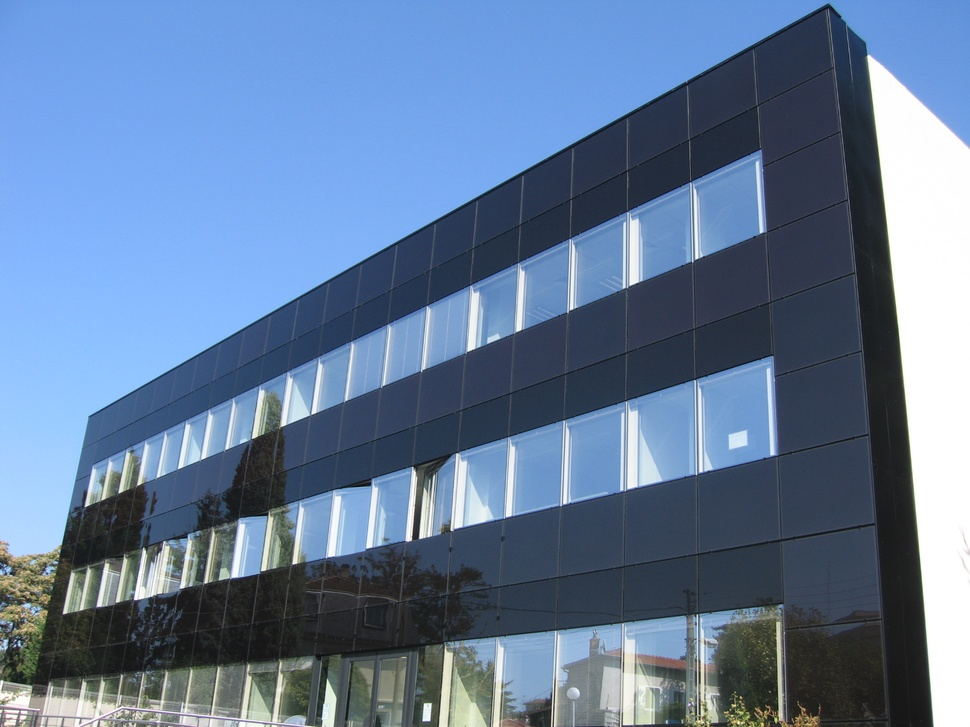
#> input picture ECE661-ComputerVision/hw3/given/HW3Pics/1.jpg, 970 x 727 px, shrunk from 2592 x 1944 before the run
$ python MySpecAnal.py ../../../../ECE661-ComputerVision/hw3/given/HW3Pics/1.jpg 5
#> lines starting #> are read from the running program, lines starting #| are printed output that depends on the picture
#!/usr/bin/env python3
# -*- coding: utf-8 -*-
"""
@author: rahul
course: ECE637-DIP-I
lab2- 2D Random Process
"""

import numpy as np                 # Numpy is a library support computation of large, multi-dimensional arrays and matrices.
from PIL import Image              # Python Imaging Library (abbreviated as PIL) is a free and open-source additional library for the Python programming language that adds support for opening, manipulating, and saving many different image file formats.
import matplotlib.pyplot as plt    # Matplotlib is a plotting library for the Python programming language.
import sys,os


def SpecAnal(x,cx,cy,block_size,base_name):
    i = cx
    j = cy
    N = block_size

    z = x[i:N+i, j:N+j]

    # Compute the power spectrum for the NxN region.
    Z = (1/N**2)*np.abs(np.fft.fft2(z))**2

    # Use fftshift to move the zero frequencies to the center of the plot.
    Z = np.fft.fftshift(Z)

    # Compute the logarithm of the Power Spectrum.
    Zabs = np.log(Z)

    # Plot the result using a 3-D mesh plot and label the x and y axises properly.
    fig = plt.figure()
    ax = fig.add_subplot(111, projection='3d')
    a = b = np.linspace(-np.pi, np.pi, num = N)
    X, Y = np.meshgrid(a, b)

    surf = ax.plot_surface(X, Y, Zabs, cmap=plt.cm.coolwarm)

    ax.set_xlabel('$\mu$ axis')
    ax.set_ylabel('$\\nu$ axis')
    ax.set_zlabel('Z Label')

    fig.colorbar(surf, shrink=0.5, aspect=5)

    plt.savefig('SpecAnal_'+base_name+'_'+str(block_size)+'.eps',format='eps')

def BetterSpecAnal(x,base_name):
    block_size=64
    h,w = x.shape
    cx=w//2; cy=h//2
    or_x = cx-5*(block_size//2)
    or_y = cy-5*(block_size//2)
    windows = []
    for i in range(5):
        for j in range(5):
            ul_x = or_x +i*block_size
            ul_y = or_y +j*block_size
            windows.append(x[ul_y:ul_y+block_size,ul_x:ul_x+block_size])
    W = np.hamming(block_size)
    W = np.outer(W,W)
    #multiply 2D hamming window
    windows = [w*W for w in windows]
    #compute squred DFT magnitude
    Z = [ (1/(block_size**2)*np.abs(np.fft.fft2(w))**2) for w in windows]
    Z = [np.fft.fftshift(z) for z in Z]
    Zabs = [np.log(z) for z in Z]
    #compute average
    av = np.zeros((block_size,block_size))
    for z in Zabs: av+=z
    av/=25

    # Plot the result using a 3-D mesh plot and label the x and y axises properly.
    fig = plt.figure()
    ax = fig.add_subplot(111, projection='3d')
    a = b = np.linspace(-np.pi, np.pi, num = block_size)
    X, Y = np.meshgrid(a, b)

    surf = ax.plot_surface(X, Y, av, cmap=plt.cm.coolwarm)
    ax.set_xlim(-1*np.pi,1*np.pi)
    ax.set_ylim(-1*np.pi,1*np.pi)
    ax.autoscale(enable=True,axis='z',tight=True)
    ax.set_xlabel('$\mu$ axis')
    ax.set_ylabel('$\\nu$ axis')
    ax.set_zlabel('Z Label')

    fig.colorbar(surf, shrink=0.5, aspect=5)
    plt.savefig('BetterSpecAnal_'+base_name+'.eps',format='eps')


if __name__=="__main__":
    # Read in a gray scale TIFF image.
    img_name=sys.argv[1]
    base_name=os.path.basename(img_name).split('.')[0]
    flag_betterspecanal = int(sys.argv[2])
    if(flag_betterspecanal==0):
        print('Enter BlockSize: ')
        block_size=int(input())

    im = Image.open(img_name)
#> im is the input picture: PIL image 970x727 RGB; mean R, G, B 100.2, 123.6, 154.5
    print('Read '+img_name)
    print('Image size: ', im.size)
#| Image size:  (970, 727)

    # Display image object by PIL.
    im.show(title='image')

    # Import Image Data into Numpy array.
    # The matrix x contains a 2-D array of 8-bit gray scale values.
    x = np.array(im)
    print('Data type: ', x.dtype)
#| Data type:  uint8

    # Display numpy array by matplotlib.
    plt.imshow(x, cmap=plt.cm.gray)
    plt.title('Image')

    # Set colorbar location. [left, bottom, width, height].
    cax =plt.axes([0.9, 0.15, 0.04, 0.7])
    plt.colorbar(cax=cax)
    plt.show()
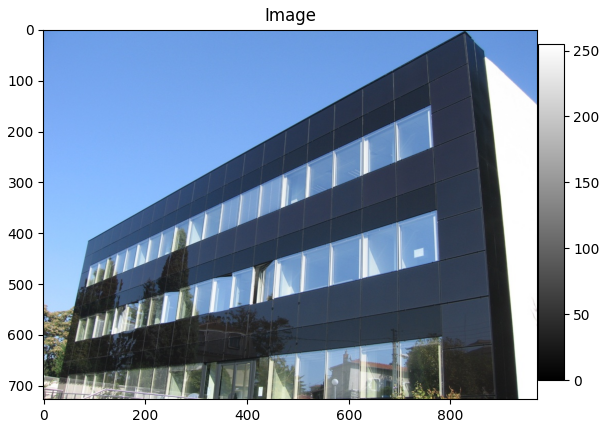
#> figure drawn by matplotlib, 2 panels

    x = np.double(x)/255.0
    if flag_betterspecanal==0:
        SpecAnal(x,99,99,block_size,base_name)
    else:
        BetterSpecAnal(x,base_name)
#> (the run stopped early here; a loop or call above may not have finished)

$ run again, on ECE661-ComputerVision/hw3/given/HW3Pics/4.jpg
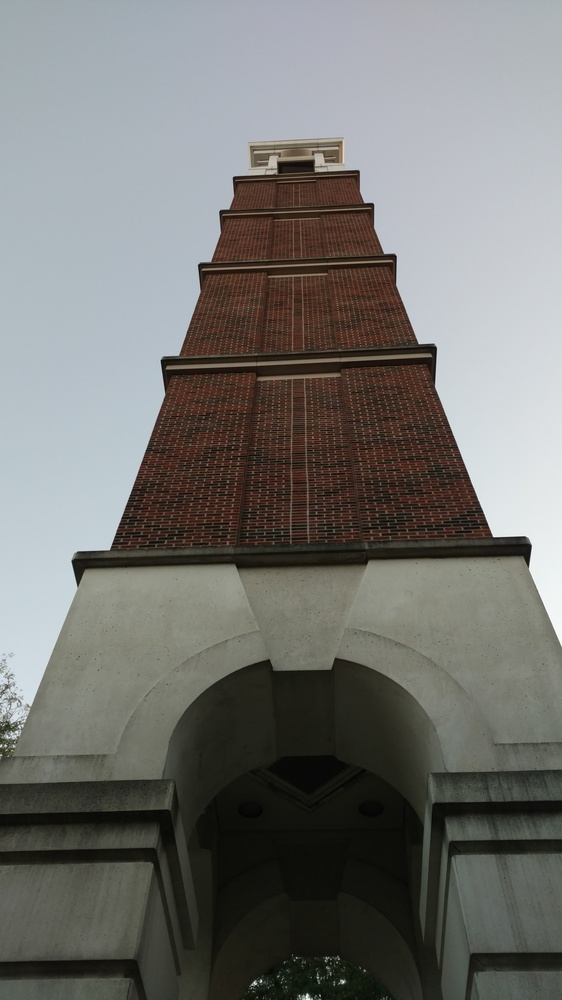
#> input picture ECE661-ComputerVision/hw3/given/HW3Pics/4.jpg, 562 x 1000 px, shrunk from 3006 x 5344 before the run
#> im is the input picture: PIL image 562x1000 RGB; mean R, G, B 116, 116.1, 113
#| Image size:  (562, 1000)
#| Data type:  uint8
#> `plt.show()`:
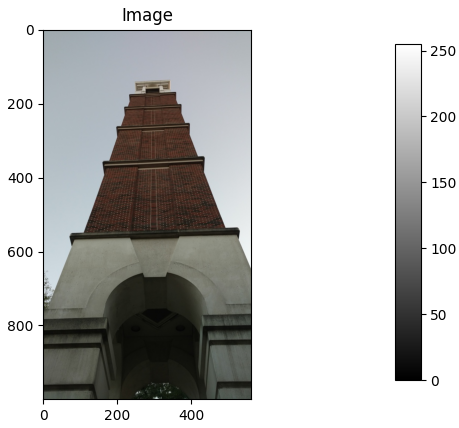
#> figure drawn by matplotlib, 2 panels

$ run again, on ECE661-ComputerVision/hw3/given/HW3Pics/7.jpg
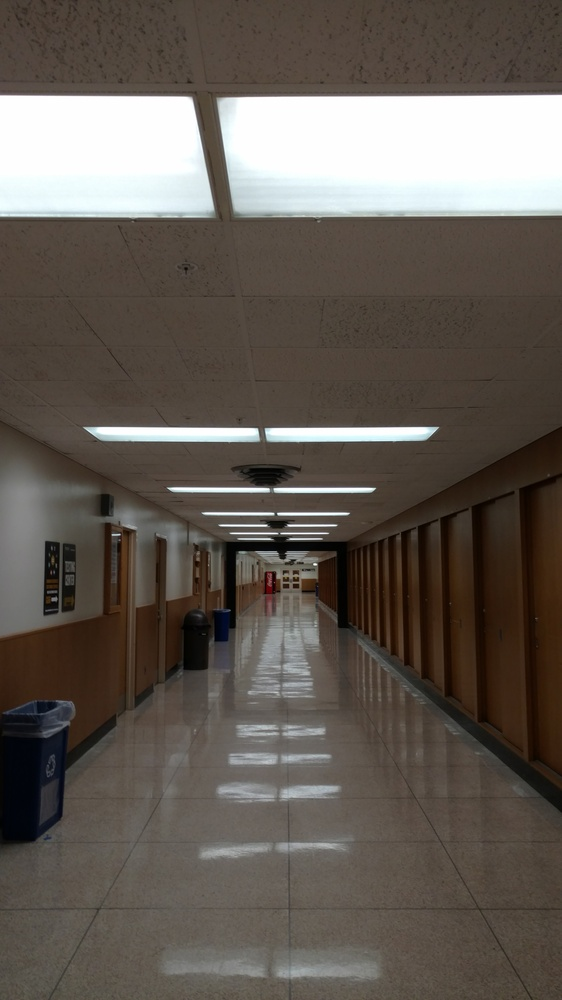
#> input picture ECE661-ComputerVision/hw3/given/HW3Pics/7.jpg, 562 x 1000 px, shrunk from 3006 x 5344 before the run
#> im is the input picture: PIL image 562x1000 RGB; mean R, G, B 99.3, 91.7, 84.3
#| Image size:  (562, 1000)
#| Data type:  uint8
#> `plt.show()`:
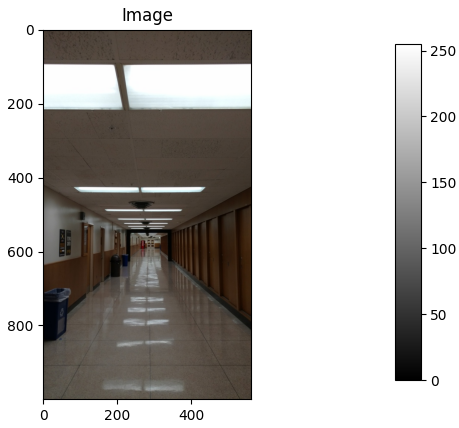
#> figure drawn by matplotlib, 2 panels

$ run again, on ECE661-ComputerVision/hw3/given/HW3Pics/8.jpg
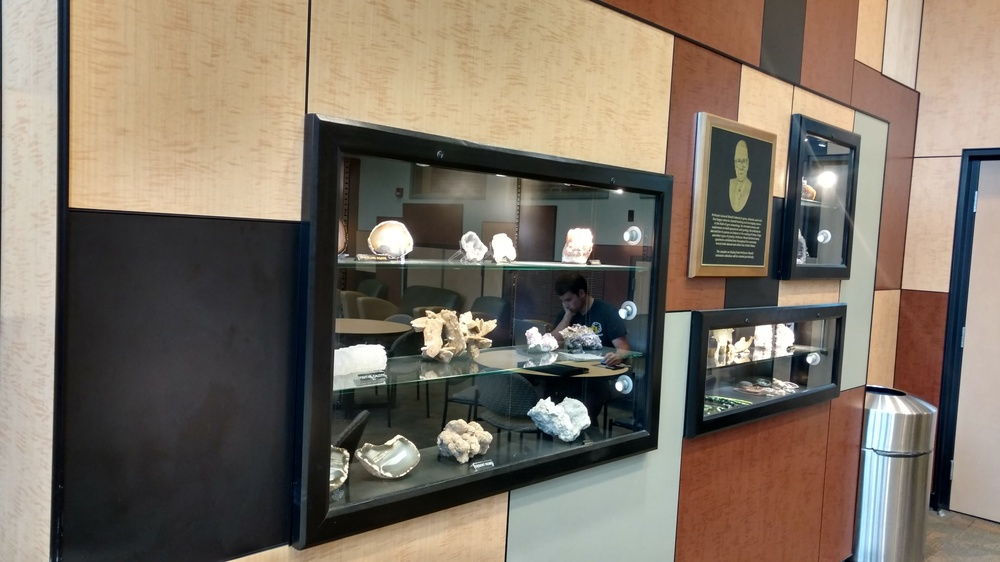
#> input picture ECE661-ComputerVision/hw3/given/HW3Pics/8.jpg, 1000 x 562 px, shrunk from 5344 x 3006 before the run
#> im is the input picture: PIL image 1000x562 RGB; mean R, G, B 125.4, 114.7, 101.8
#| Image size:  (1000, 562)
#| Data type:  uint8
#> `plt.show()`:
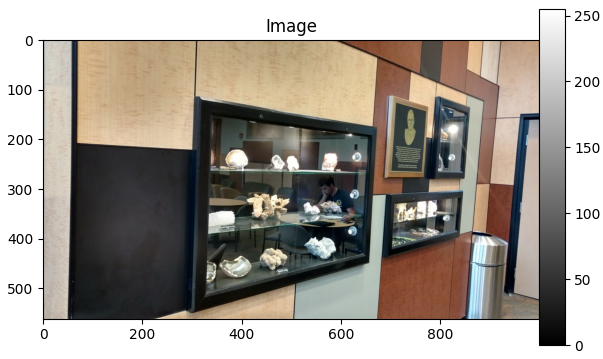
#> figure drawn by matplotlib, 2 panels
